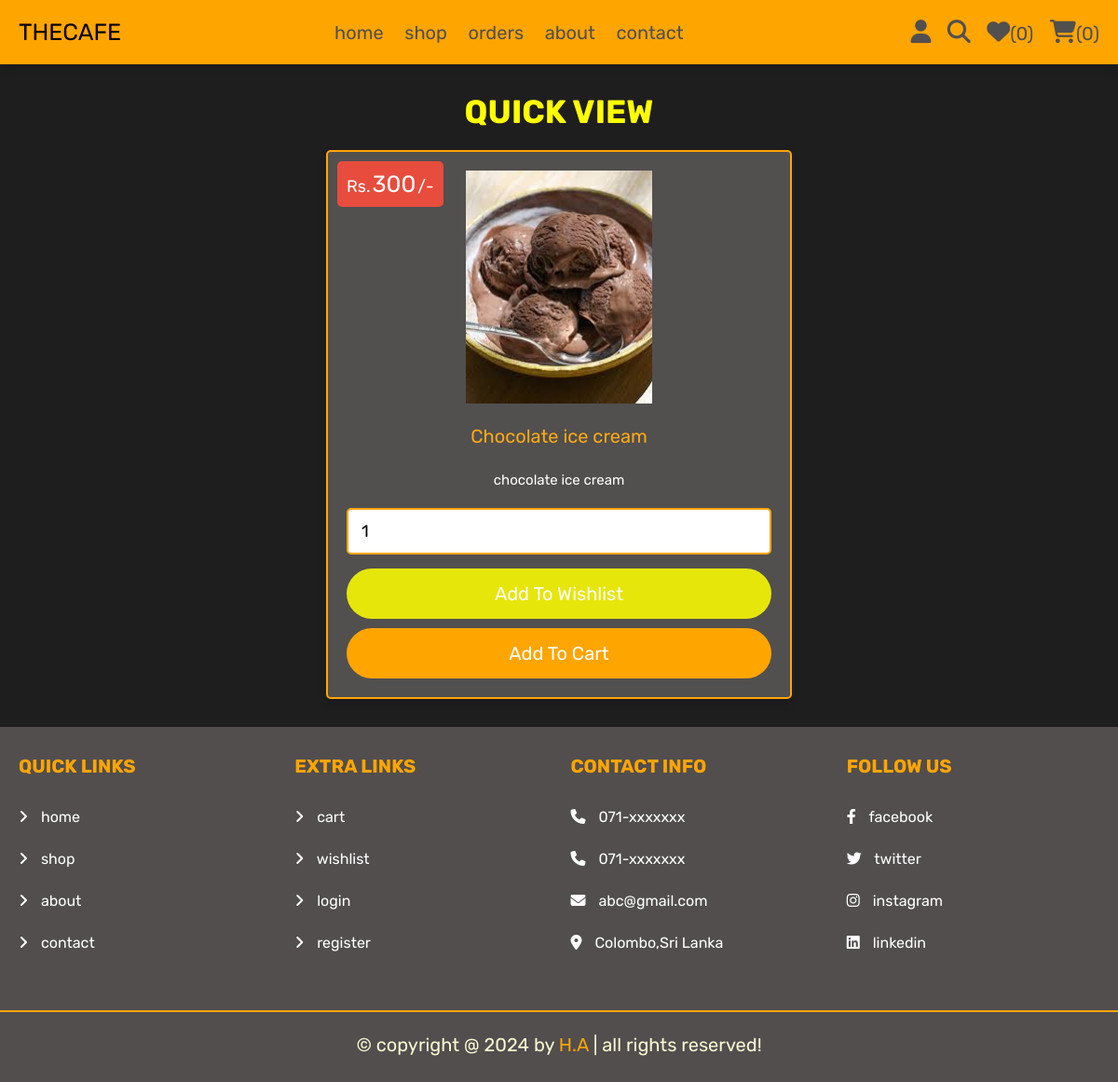
The page /view_page.php?pid=36 (signed in) on the database its author committed.
### tables this page shows
CREATE TABLE `products` (
  `id` int(100) NOT NULL,
  `name` varchar(100) NOT NULL,
  `category` varchar(20) NOT NULL,
  `details` varchar(500) NOT NULL,
  `price` int(100) NOT NULL,
  `image` varchar(100) NOT NULL
);

### view_page.php (the view, shortened to what this page needs)
<?php
@include 'config.php';
?>
<!DOCTYPE html>
<html lang="en">
<head>
   <link rel="stylesheet" href="https://cdnjs.cloudflare.com/ajax/libs/font-awesome/6.1.1/css/all.min.css">
   <link rel="stylesheet" href="css/style.css">
</head>
<body>
<?php include 'header.php'; ?>
<section class="quick-view">
   <h1 class="title">quick view</h1>
   <?php
      $pid = $_GET['pid'];
      $select_products = $conn->prepare("SELECT * FROM `products` WHERE id = ?");
      $select_products->execute([$pid]);
      if($select_products->rowCount() > 0){
         while($fetch_products = $select_products->fetch(PDO::FETCH_ASSOC)){
   ?>
   <form action="" class="box" method="POST">
      <div class="price">Rs.<span><?= $fetch_products['price']; ?></span>/-</div>
      <img src="uploaded_img/<?= $fetch_products['image']; ?>" alt="">
      <div class="name"><?= $fetch_products['name']; ?></div>
      <div class="details"><?= $fetch_products['details']; ?></div>
      <input type="number" min="1" value="1" name="p_qty" class="qty">
      <input type="submit" value="add to wishlist" class="option-btn" name="add_to_wishlist">
      <input type="submit" value="add to cart" class="btn" name="add_to_cart">
   </form>
   <?php
         }
      }else{
         echo '<p class="empty">no products added yet!</p>';
      }
   ?>
</section>
<?php include 'footer.php'; ?>
</body>
</html>

### css/style.css (style rules this page uses)
.quick-view .box { max-width: 50rem; padding:2rem; text-align: center; border:var(--border); background-color: var(--gray); box-shadow: var(--box-shadow); border-radius: .5rem; position: relative; margin:0 auto; }
.quick-view .box img { height: 25rem; margin-bottom: 1rem; }
.quick-view .box .price { position: absolute; top:1rem; left:1rem; padding:1rem; border-radius: .5rem; background-color: var(--red); font-size: 1.8rem; color:var(--white); }
.quick-view .box .price span { font-size: 2.5rem; color:var(--white); margin:0 .2rem; }
.quick-view .box .qty { margin:.5rem 0; border-radius: .5rem; padding:1.2rem 1.4rem; font-size: 1.8rem; color: black; border:var(--border); width: 100%; }
.quick-view .box .name { font-size: 2rem; color:rgb(252, 171, 20) ; padding:1rem 0; }
.quick-view .box .details { padding:1rem 0; line-height: 2; font-size: 1.5rem; color: white; }

### css/components.css (style rules this page uses)
:root { --orange: orange; --red:#e74c3c; --black:#333; --gray:rgb(82, 79, 79); --light-color:#666; --white:#fff; --light-bg:#1f1e1e; --border:.2rem solid var(--orange); --box-shadow:0 .5rem 1rem rgba(0,0,0,.1); }
* { font-family: 'Rubik', sans-serif; margin:0; padding:0; box-sizing: border-box; outline: none; border:none; text-decoration: none; color:var(--black); }
body { background-color: var(--light-bg); }
html { font-size: 62.5%; overflow-x: hidden; scroll-behavior: smooth; scroll-padding-top: 6.5rem; }
section { padding:3rem 2rem; max-width: 1200px; margin:0 auto; }
.btn, .delete-btn, .option-btn { display: block; width: 100%; margin-top: 1rem; border: 2px solid transparent; border-radius: 30px; color:var(--white); font-size: 2rem; padding:1.3rem 3rem; text-transform: capitalize; cursor: pointer; text-align: center; transition: .4s; }
.btn { background-color: orange; }
.option-btn { background-color: rgb(230, 230, 11); }
.title { text-align: center; margin-bottom: 2rem; text-transform: uppercase; color:yellow; font-size: 3.5rem; }

### rows shown on the page
products: price "300", image (picture), name "Chocolate ice cream", details "chocolate ice cream"

### other values the page prints
$count_wishlist_items->rowCount() "0"
$count_cart_items->rowCount() "0"
